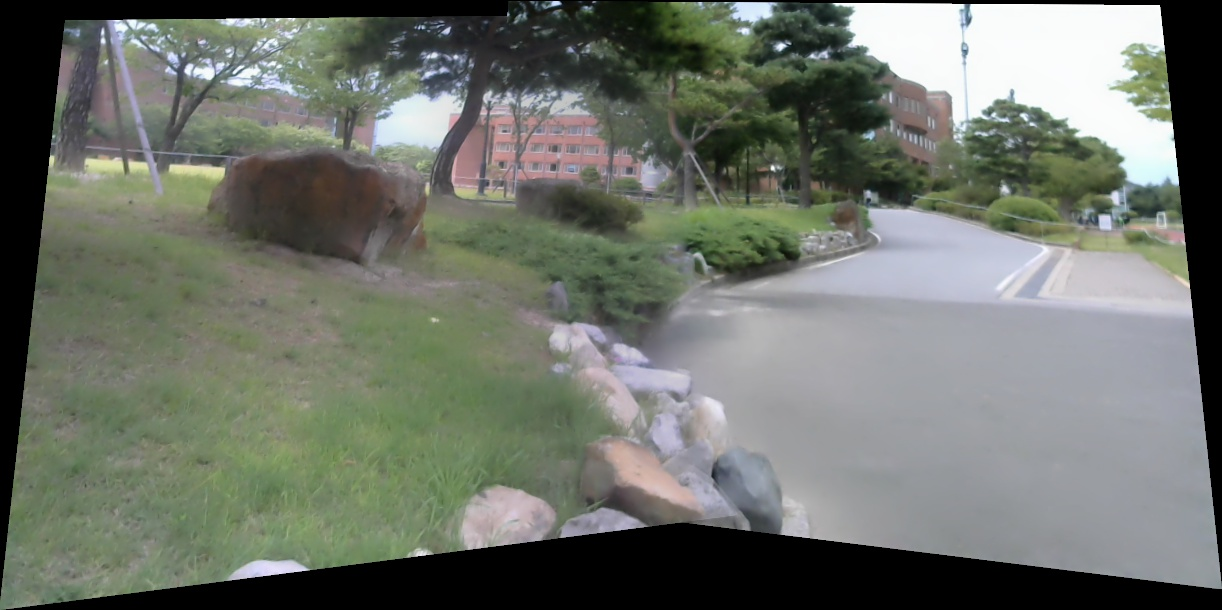
//> input picture whereAmI/150724/1.jpg, 1222 x 610 px
$ ./test   (built with g++ and OpenCV 4)
//> lines starting //> are read from the running program, lines starting //| are printed output that depends on the picture
#include <opencv2\opencv.hpp>

using namespace cv;
using namespace std;

void rotate_90n(Mat &src, Mat &dst, int angle);

int main(){

	Mat srcimg = imread("1.jpg");
//> srcimg is the input picture: 610 rows x 1222 cols, CV_8UC3; mean B, G, R 106.6, 115.3, 110.4
	Mat arrow = imread("arrow.jpg", 1);
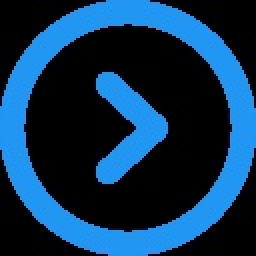
//> input picture whereAmI/arrow.jpg, 128 x 128 px (shown 2 times larger)
//> arrow is the input picture: 128 rows x 128 cols, CV_8UC3; mean B, G, R 84.7, 52.2, 13.4
	Size size = srcimg.size();
//> size = Size(1222, 610)
	Size original, half;
	Mat Rarrow, Larrow, Uarrow, Darrow;
	arrow.copyTo(Rarrow);
	arrow.copyTo(Larrow);
	arrow.copyTo(Uarrow);
	arrow.copyTo(Darrow);
	rotate_90n(Larrow, Larrow, -90);
	imshow("Larrow", Larrow);
	waitKey();
}


void rotate_90n(Mat &src, Mat &dst, int angle)
{
//> called with angle = -90
	dst.create(src.rows, src.cols, src.type());
	if (angle == 270 || angle == -90){
		// Rotate clockwise 270 degrees
		cv::flip(src.t(), dst, 0);
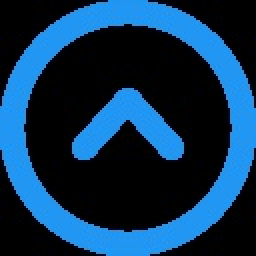
//> dst: 128 rows x 128 cols, CV_8UC3 (shown 2 times larger); mean B, G, R 84.7, 52.2, 13.4
	}
	else if (angle == 180 || angle == -180){
		// Rotate clockwise 180 degrees
		cv::flip(src, dst, -1);
	}
	else if (angle == 90 || angle == -270){
		// Rotate clockwise 90 degrees
		cv::flip(src.t(), dst, 1);
	}
	else if (angle == 360 || angle == 0){
		if (src.data != dst.data){
			src.copyTo(dst);
		}
	}
}
